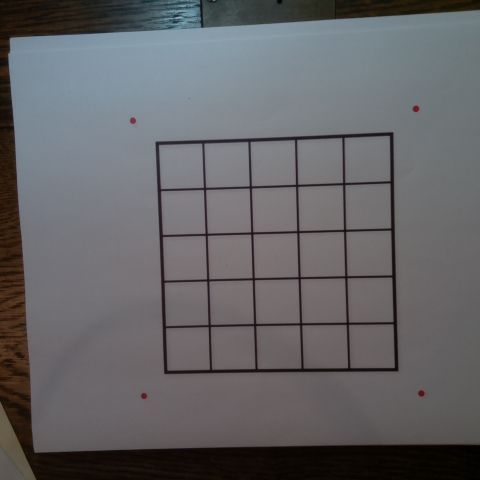
#> input picture TDS_Image_Proj/NewFom/thefan.jpg, 480 x 480 px
$ jupyter execute ImportImages2.ipynb   (shell and % lines are left out)   (older library calls are emulated)
#> lines starting #> are read from the running program, lines starting #| are printed output that depends on the picture; long printed decimals are rounded
# Import Raspberry Pi Images

## Initialize

[cell 1]
# Import Packages
import skimage
from skimage import exposure
import matplotlib.pyplot as plt
import numpy as np
import cv2

import os
import glob

# Matplotlib inline

[cell 2]
# Load Images
imset = np.array([cv2.imread(i) for i in glob.glob("../newFom/thefan.jpg")])
# imset = cv2.cvtColor(imset[0]

# print("Size of our dataset: {} images.\nEach image has dimensions: {}.\nEach channel is of type: {}".format( \
#     imset.shape[0], imset[0].shape, type(imset[0][0][0][0])))
type(imset[0])

## Process Image
_Find interesting real-estate on the image_

### loop and look and slice and test to find the dots

_reference: https://stackoverflow.com/questions/8076889/how-to-use-opencv-simpleblobdetector _

#### Import Images

[cell 3]
#TODO: GENERALIZE IMPORT OF IMAGES

# Select Image from imageset using opencv, show
img = imset[0]
#> img is the input picture: shape (480, 480, 3); mean B, G, R 102.7, 100.2, 100.4
img = cv2.cvtColor(img, cv2.COLOR_BGR2RGB)
plt.imshow(img, interpolation = 'bicubic')
# plt.xticks([]), plt.yticks([])  # to hide tick values on X and Y axis
plt.show()

#### Initialize Detector

[cell 4]
# Initialize Params
    # Ref: https://www.learnopencv.com/blob-detection-using-opencv-python-c/
params = cv2.SimpleBlobDetector_Params()

params.minThreshold = 10
# Filter by Area.
params.filterByArea = True
#params.minArea = 1500
params.maxArea = 50
#filter by color
params.filterByColor = 1

# check opencv version and construct the detector
    # Ref: https://stackoverflow.com/questions/48136978/how-to-use-feature2dsuch-as-simpleblobdetector-correctly-python-opencv/48137140
is_v2 = cv2.__version__.startswith("2.")
if is_v2:
    detector = cv2.SimpleBlobDetector(params)
else:
    detector = cv2.SimpleBlobDetector_create(params)

#### Detect Blobs

[cell 5]
# Detect blobs
keypoints = detector.detect(img)
#> keypoints = 4 keypoints; (x, y, size): (133, 120, 7.2), (421, 393, 7.1), (416, 108, 7.1), (144, 396, 6.8)

#### Display Results

[cell 6]
# Draw detected blobs as red circles.
# cv2.DRAW_MATCHES_FLAGS_DRAW_RICH_KEYPOINTS ensures the size of the circle corresponds to the size of blob
im_with_keypoints = cv2.drawKeypoints(img, keypoints, np.array([]), (0,255,0), cv2.DRAW_MATCHES_FLAGS_DRAW_RICH_KEYPOINTS)

# plt.imshow(im_with_keypoints, cmap = 'gray', interpolation = 'bicubic')
plt.imshow(im_with_keypoints, interpolation = 'bicubic')
plt.xticks([]), plt.yticks([])  # to hide tick values on X and Y axis
plt.savefig('lol.jpg', bbox_inches='tight')
plt.show()

# Save Image

#### Grab Coordinates of blobs

[cell 7]
# print([keypoints[i].pt for i in range(3)])
points = [[keypoints[i].pt[0], keypoints[i].pt[1]] for i in range(4)]
#> points = [[421, 393], [143.6, 395.7], [415.6, 108.4], [132.5, 120.3]]
print(points)
#| [[420.981, 393.025], [143.599, 395.652], [415.564, 108.423], [132.526, 120.337]]

[cell 8]
# define the input and output image points to warp
inpts = np.float32(points)
#> inpts has the same summary as points
outpts = np.float32([[0, 0],[600, 0],[0, 600],[600, 600]])

# calculate a perspective transform based on the points given above
M = cv2.getPerspectiveTransform(inpts, outpts)
#> M = [[-2.13, 0.0405, 880.9], [-0.0208, -2.19, 869.8], [0.000116, -7.99e-05, 1]]

# warp the image perspective with the perspective transform calculated above
img_warp = cv2.warpPerspective(img, M, (600,600))
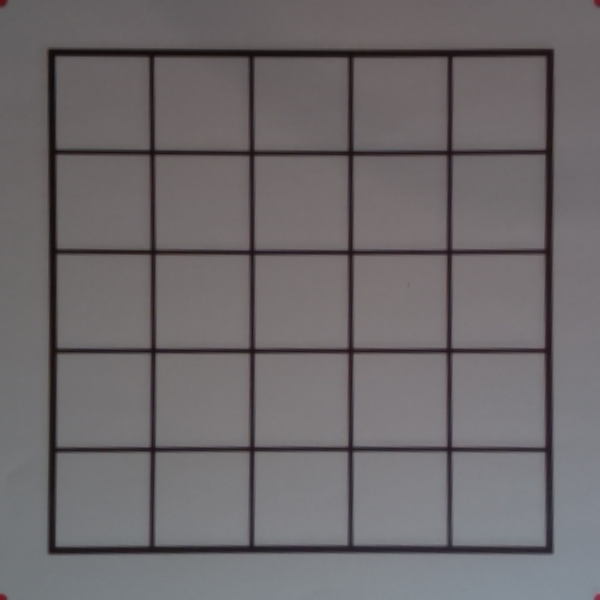
#> img_warp: shape (600, 600, 3); mean R, G, B 109.6, 105.4, 107.7

# display the warped image
plt.figure(figsize=(8, 8), dpi=96)
plt.imshow(img_warp, cmap='gray')
plt.show()

#### Cut the image into segments

[cell 9]
# create a figure to hold subplots for the split images
fig1 = plt.figure(figsize=(8, 8), dpi=96)

# create a list for the subplots which will be programmatically filled
axes = []

# create the 25 (5*5) subplots and put them in the list
xdim = 5
ydim = 5
cellsize = int(500 / xdim) # each cell is 96x96 pixels (480/5)
for row in range(0, ydim):
    for col in range(0, xdim):
        axes.append(plt.subplot2grid((xdim,ydim),(row,col)))

# iterate through the list of subplots and draw them
cur = 0
onrow = 0
oncol = 0
for ax in axes:
    ax.axis('off')
    ax.set_title("%d, %d" % (onrow, oncol))
    # each subplot is a 96x96 slice of the warped image!
    ax.imshow(img_warp[(cellsize*onrow+50):(cellsize*onrow+cellsize+50), (cellsize*oncol+50):(cellsize*oncol+cellsize+50)], cmap='gray')
    cur = cur + 1
    if cur % xdim == 0:
        onrow = onrow + 1
    oncol = cur % xdim
#> after the loop, cur = 25; onrow = 5

plt.show()
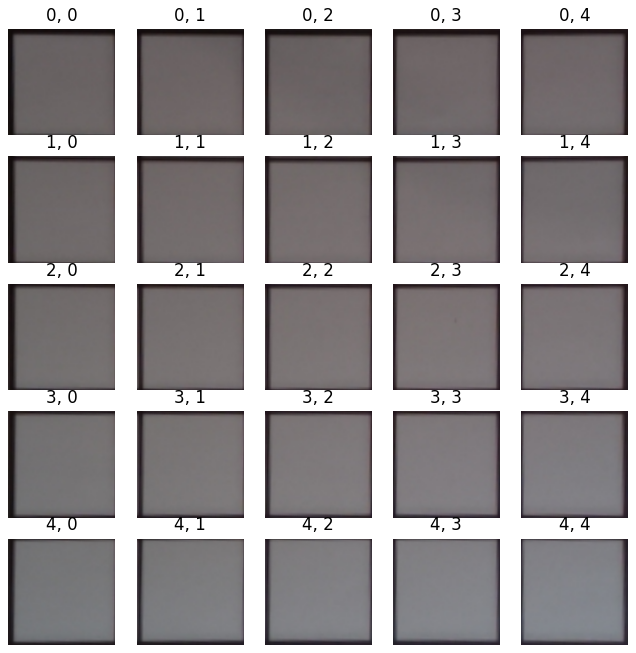
#> figure drawn by matplotlib, 25 panels
